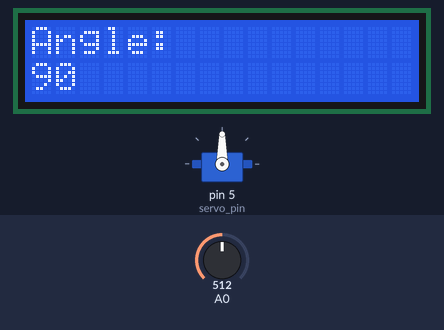
Simulated run of this sketch. Board: Arduino Uno, built with avr-gcc and run on an emulated ATmega328P. Parts: 16×2 character LCD, servo. The inputs (shaded band) are chosen by the test bench; at power-on: A0 = 512. What the sketch prints to the serial monitor is not drawn.

Above: at 1.2 s.
1.3 s: A0 set to 554
At 2.4 s:
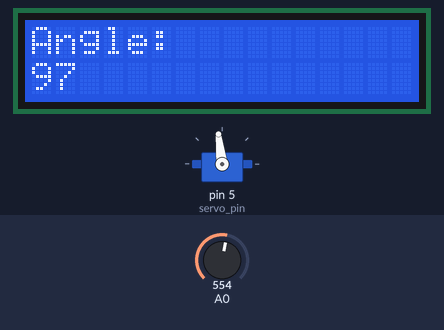
2.8 s: A0 set to 579
At 4.0 s:
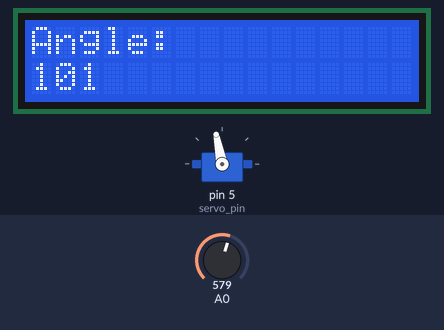
4.3 s: A0 set to 716
At 5.5 s:
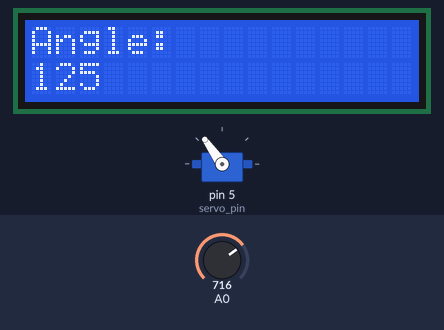
5.8 s: A0 set to 900
At 6.6 s:
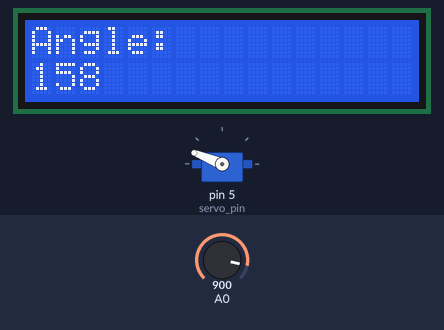
7.3 s: A0 set to 306
At 8.2 s:
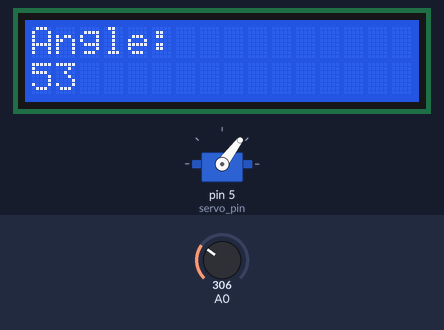
8.8 s: A0 set to 122
At 9.8 s:
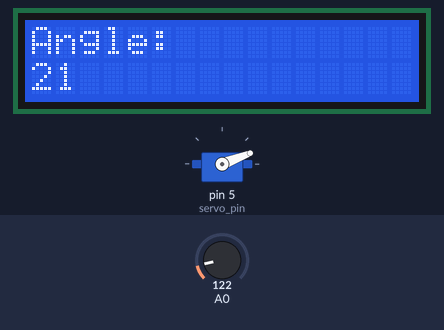
Timing chart, 0 to 11.3 s (numbered marks = the images above; inputs shaded):
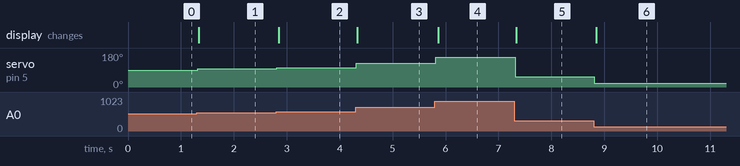

Measured:
- after the input at 1.3 s, servo on pin 5 (servo_pin): 90° → 97° at once; the display: changes at once (image 1)
- after the input at 2.8 s, servo on pin 5 (servo_pin): 97° → 101° at once; the display: changes after 0.05 s (image 2)
- after the input at 4.3 s, servo on pin 5 (servo_pin): 101° → 125° at once; the display: changes at once (image 3)
- after the input at 5.8 s, servo on pin 5 (servo_pin): 125° → 158° at once; the display: changes after 0.06 s (image 4)
- after the input at 7.3 s, servo on pin 5 (servo_pin): 158° → 53° at once; the display: changes at once (image 5)
- after the input at 8.8 s, servo on pin 5 (servo_pin): 53° → 21° at once; the display: changes after 0.05 s (image 6)

The sketch:

ex1_15.ino
```cpp
#include <Servo.h>
#include <LiquidCrystal.h>

LiquidCrystal lcd(2, 3, 4, 8, 12, 13);
Servo myServo;
int servo_pin = 5;
int angle = 0;
int val= 0;

void setup(){
  lcd.begin(16, 2);
  lcd.clear();
  myServo.attach(servo_pin);
  Serial.begin(9600);
}

void loop() {
  val = analogRead(A0);
  angle = map(val,0,1023,0,180);
  myServo.write(angle);
  lcd.clear();
  lcd.setCursor(0, 0);
  lcd.print("Angle:");

  lcd.setCursor(0, 1);
  lcd.print(angle);


  Serial.print("Angle:");
  Serial.println(angle);
  //Serial.print("INPUT:");
  //Serial.println(val);
  delay(20);
}
```
